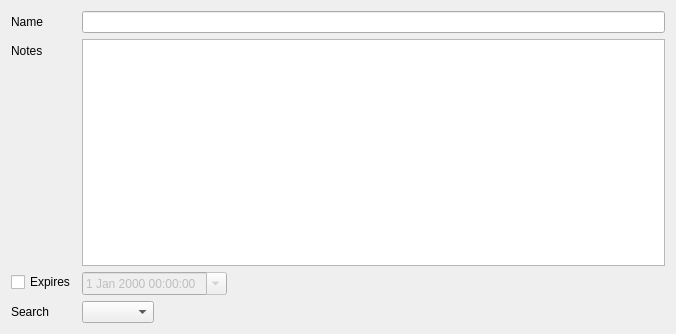
<?xml version="1.0" encoding="UTF-8"?>
<ui version="4.0">
 <class>EditGroupWidgetMain</class>
 <widget class="QWidget" name="EditGroupWidgetMain">
  <property name="geometry">
   <rect>
    <x>0</x>
    <y>0</y>
    <width>676</width>
    <height>334</height>
   </rect>
  </property>
  <layout class="QVBoxLayout" name="verticalLayout">
   <item>
    <layout class="QFormLayout" name="formLayout">
     <property name="fieldGrowthPolicy">
      <enum>QFormLayout::ExpandingFieldsGrow</enum>
     </property>
     <item row="0" column="0">
      <widget class="QLabel" name="labelName">
       <property name="text">
        <string>Name</string>
       </property>
      </widget>
     </item>
     <item row="0" column="1">
      <widget class="QLineEdit" name="editName"/>
     </item>
     <item row="1" column="0">
      <widget class="QLabel" name="labelNotes">
       <property name="text">
        <string>Notes</string>
       </property>
      </widget>
     </item>
     <item row="1" column="1">
      <widget class="QPlainTextEdit" name="editNotes"/>
     </item>
     <item row="2" column="1">
      <widget class="QDateTimeEdit" name="expireDatePicker">
       <property name="enabled">
        <bool>false</bool>
       </property>
       <property name="calendarPopup">
        <bool>true</bool>
       </property>
      </widget>
     </item>
     <item row="2" column="0">
      <widget class="QCheckBox" name="expireCheck">
       <property name="text">
        <string>Expires</string>
       </property>
      </widget>
     </item>
     <item row="3" column="0">
      <widget class="QLabel" name="searchLabel">
       <property name="text">
        <string>Search</string>
       </property>
      </widget>
     </item>
     <item row="3" column="1">
      <widget class="QComboBox" name="searchComboBox">
       <property name="sizePolicy">
        <sizepolicy hsizetype="Preferred" vsizetype="Fixed">
         <horstretch>0</horstretch>
         <verstretch>0</verstretch>
        </sizepolicy>
       </property>
      </widget>
     </item>
    </layout>
   </item>
  </layout>
 </widget>
 <resources/>
 <connections/>
</ui>
